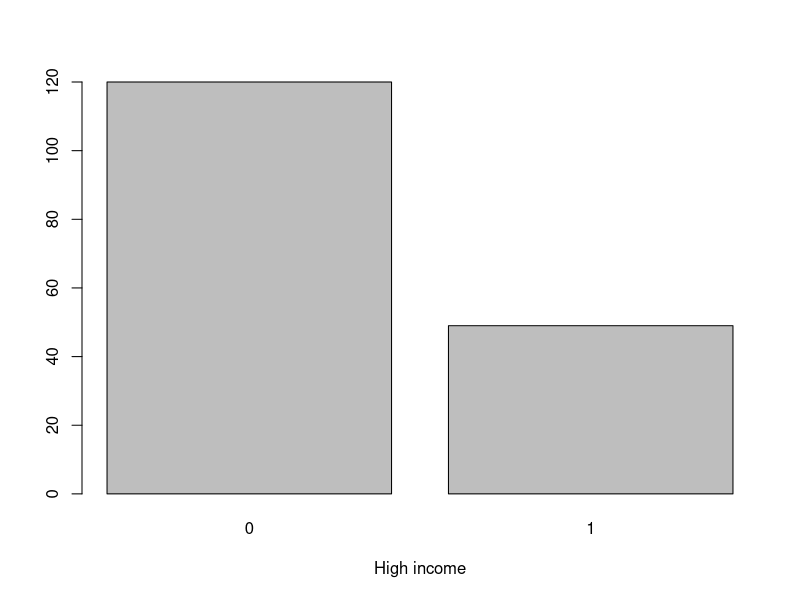
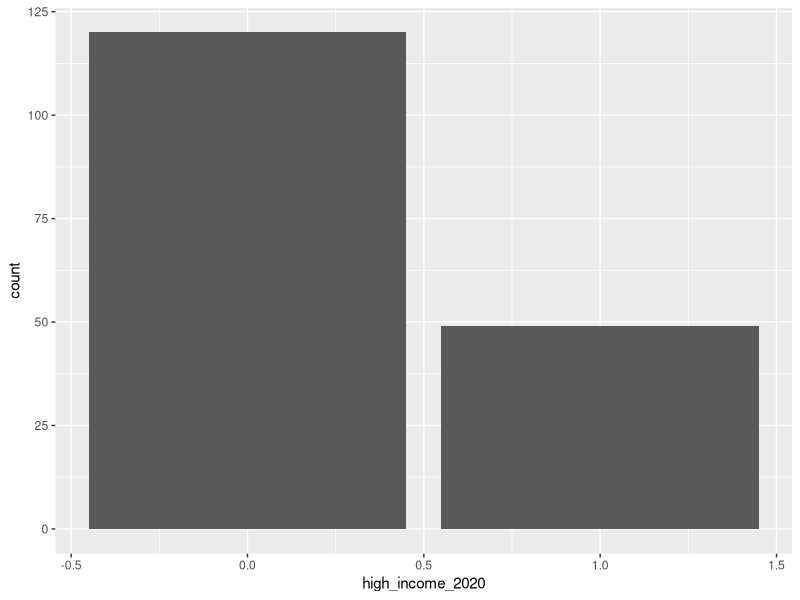
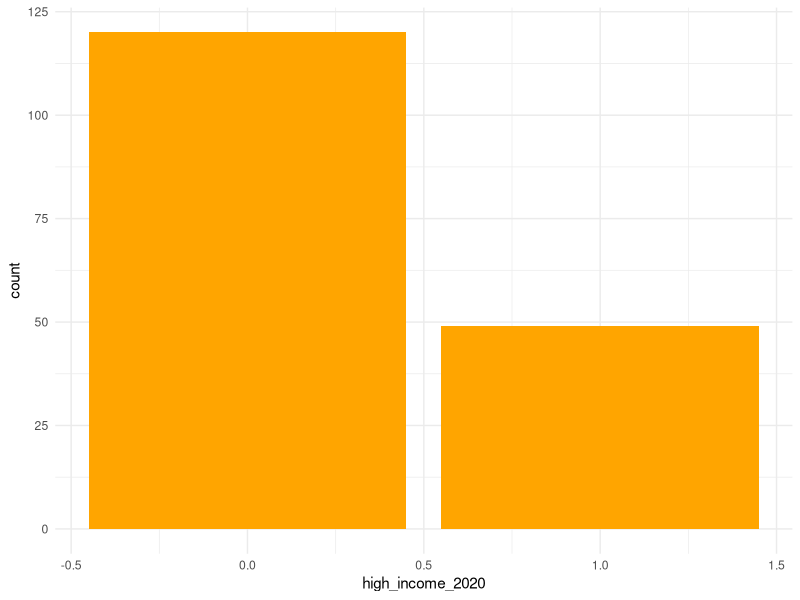
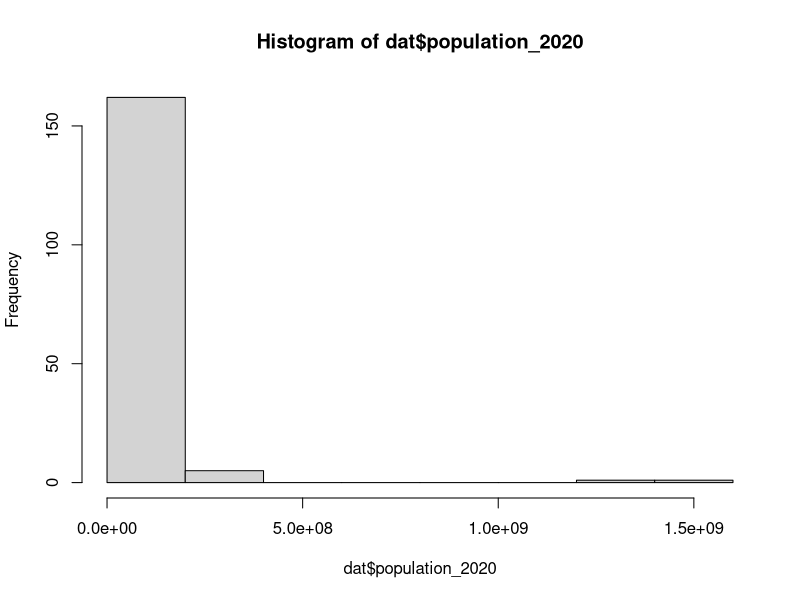
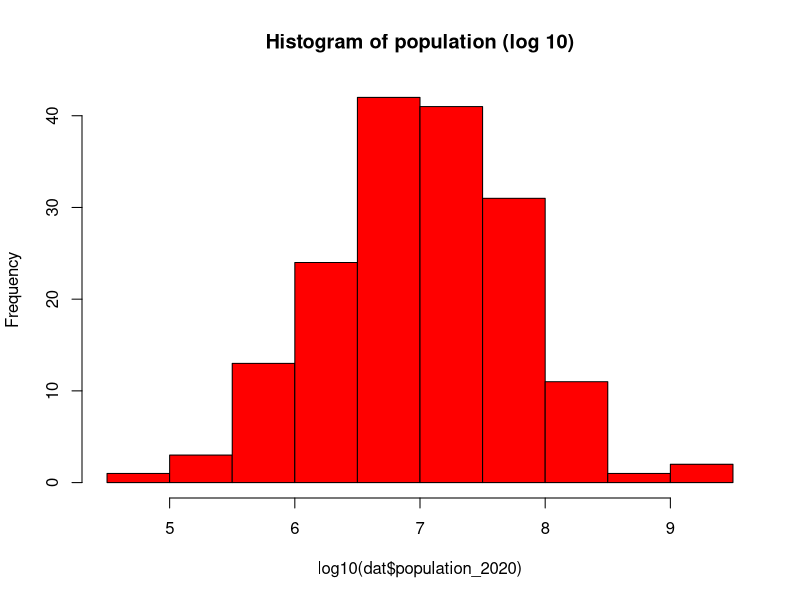
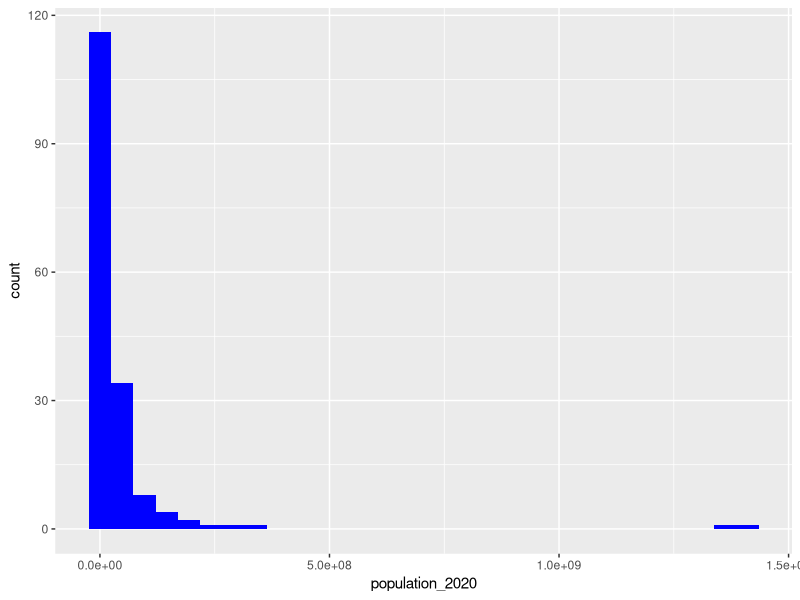
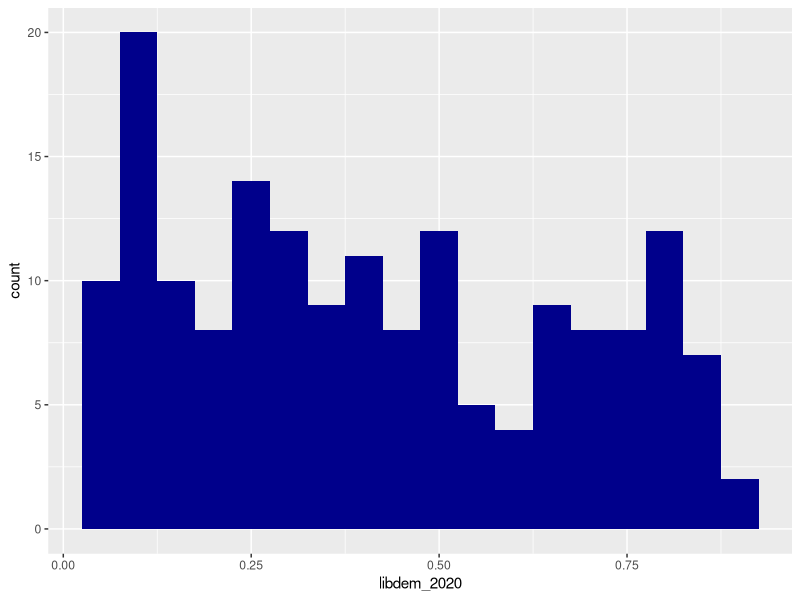
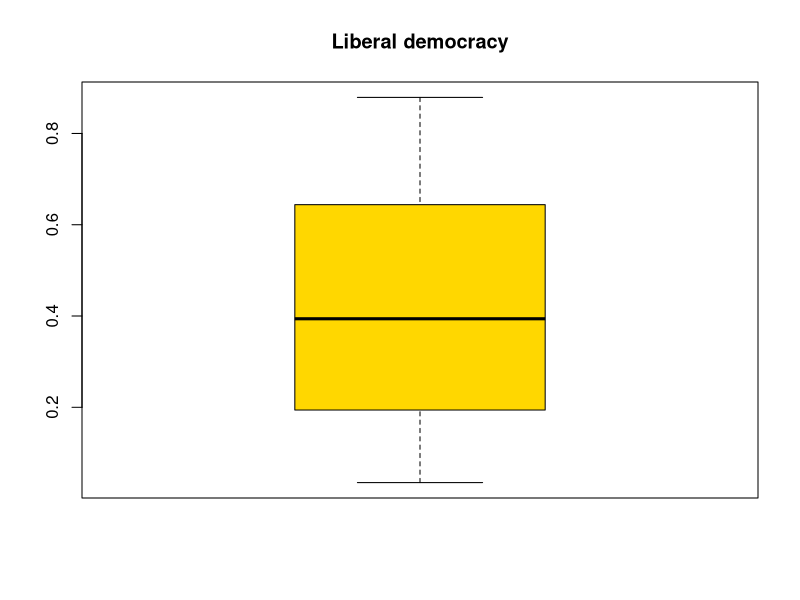

The R script that drew these images, in order:


####################
install.packages("dplyr")
install.packages("ggplot2")

library(dplyr)
library(ggplot2)


######
####################
#Working directory setup
getwd()
dir="C:/yourpath/yourworkingdirectory"
#change this to your path
#note the forward, rather than backward slashes
setwd(dir)





####################
#Load the dataset - .txt format
#note the explicit specification of header, columns separator, and decimal separator
gdp<-read.table("gdp_2015_2020.txt", header = TRUE, sep = "\t", dec=".")
gdp<-gdp%>%select(-country_name,-gdp_2015)

population<-read.table("population_2015_2020.txt", header = TRUE, sep = "\t", dec=".",na="..")
population<-population%>%select(-country_name,-population_2015)


vdem<-read.table("vdem_2020.txt", header = TRUE, sep = "\t", dec=".")
#https://www.v-dem.net/data/the-v-dem-dataset/country-year-v-dem-core/

###################
#Merge the datasets and create new variables
dat1<-merge(gdp,population,by.x="country_iso3_code",by.y="country_iso3_code",all=F)
dat2<-merge(dat1,vdem,by.x="country_iso3_code",by.y="iso3",all=F)


##################
#keep only complete cases (no NAs/missing values)
dat<-dat2 %>% filter(complete.cases(dat2))


###################
#Create new variables

#continuous variable
dat$gdppc_2020<-dat$gdp_2020/dat$population_2020

#categorical variable
dat$high_income_2020<-NA
dat$high_income_2020[dat$gdppc_2020>12535]<-1
dat$high_income_2020[dat$gdppc_2020<=12535]<-0
#income classification: https://blogs.worldbank.org/opendata/new-world-bank-country-classifications-income-level-2020-2021







####################
#Create a bar chart: count high-income vs. other states
#https://ggplot2.tidyverse.org/reference/geom_bar.html
#alternative without ggplot2 at http://www.statmethods.net/graphs/bar.html

counts <- table(dat$high_income_2020)
barplot(counts, xlab="High income")

ggplot(data=dat, aes(x=high_income_2020))+geom_bar()
sum(dat$high_income_2020)

ggplot(data=dat, aes(x=high_income_2020))+
  geom_bar(fill="orange")+
  theme_minimal()

#bar chart (column chart) in Excel
#https://support.microsoft.com/en-us/office/present-your-data-in-a-column-chart-d89050ba-e6b6-47de-b090-e9ab353c4c00



####################
#Create a histogram
#https://ggplot2.tidyverse.org/reference/geom_histogram.html
#for non-ggplot2 solution, see http://www.statmethods.net/graphs/density.html

hist(dat$population_2020)
hist(log10(dat$population_2020), col="red", main='Histogram of population (log 10)')

ggplot(data=dat, aes(x=population_2020)) +
  geom_histogram(fill="blue")

ggplot(data=dat, aes(x=libdem_2020)) +
  geom_histogram(fill="darkblue",binwidth = 0.05)




###################
#Create a box-plot

boxplot(dat$libdem_2020, main="Liberal democracy", col="gold") 
boxplot(dat$libdem_2020~dat$high_income_2020,main="Liberal democracy separately for high-income and low/middle-income") 

#https://ggplot2.tidyverse.org/reference/geom_boxplot.html
ggplot(data=dat, aes(y=libdem_2020))+
  geom_boxplot()+
  theme_dark()


ggplot(dat, aes(x=factor(high_income_2020), y=libdem_2020))+
  geom_boxplot(fill="blue")+
  ylim(0,1)+
  theme_light()




###################
#Scatter plot

plot(log10(dat$gdppc_2020), dat$libdem)
text(log10(dat$gdppc_2020), dat$libdem,dat$country_iso3_code)


ggplot(data=dat, aes(x=log10(gdppc_2020), y=libdem_2020))+
  geom_point()

ggplot(data=dat, aes(x=log10(gdppc_2020), y=libdem_2020,label=country_iso3_code))+
  geom_text()+
  xlab("GDPpc (log10)")+
  ylab("Liberal democracy")+
  theme_bw()

ggplot(data=dat, aes(x=log10(gdppc_2020), y=libdem_2020))+
  geom_point()+
  geom_smooth(method=lm)+
  xlab("GDPpc (log10)")+
  ylab("Liberal democracy")+
  theme_bw()


ggplot(data=dat, aes(x=log10(gdppc_2020), y=libdem_2020))+
  geom_point()+
  geom_smooth(method=loess)+
  xlab("GDPpc (log10)")+
  ylab("Liberal democracy")+
  theme_bw()
#locally estimated scatterplot smoothing


###################
#Bubble plot

ggplot(data=dat, aes(x=log10(gdppc_2020), y=libdem_2020))+
  geom_point(aes(size=population_2020))+
  xlab("GDP (log10)")+
  ylab("Liberal democracy")+
  theme_bw()




